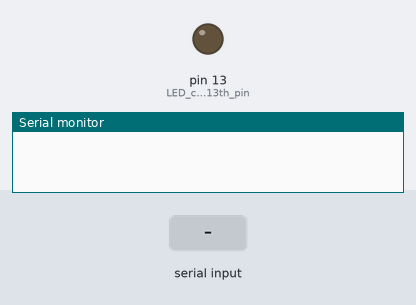
Bench run of a sketch on a simulated Arduino Uno, built with avr-gcc and run on an emulated ATmega328P. On the bench: output pins drawn as LEDs (lit = HIGH), the last lines printed to the serial monitor. The inputs (shaded band) are chosen by the test bench.

Above: at 1.2 s.
1.3 s: "turn on" received over the second serial link
At 2.0 s:
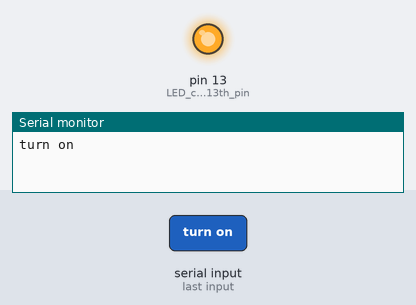
2.8 s: "turn off" received over the second serial link
At 3.5 s:
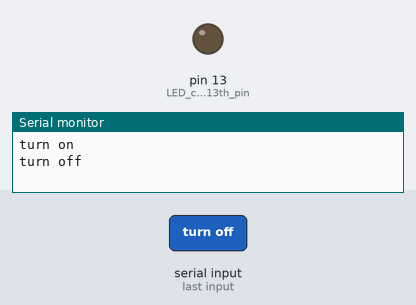
Timing chart, 0 to 5.8 s (numbered marks = the images above; inputs shaded):
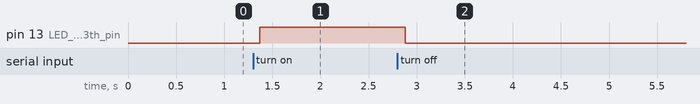

The sketch:

mit_code.ino
```cpp
#include <SoftwareSerial.h>


SoftwareSerial BT(10, 11); //TX, RX respetively
String state;// string to store incoming message from bluetooth


void setup() {
 BT.begin(9600);// bluetooth serial communication will happen on pin 10 and 11
 Serial.begin(9600); // serial communication to check the data on serial monitor
  pinMode(13, OUTPUT); // LED connected to 13th pin


}
//-----------------------------------------------------------------------//
void loop() {
  while (BT.available()){  //Check if there is an available byte to read
  delay(10); //Delay added to make thing stable
  char c = BT.read(); //Conduct a serial read
  state += c; //build the string- either "On" or "off"
  }
  if (state.length() > 0) {
    Serial.println(state);


  if(state == "turn on")
  {
    digitalWrite(13, HIGH);

      }

  else if(state == "turn off")
  {
    digitalWrite(13, LOW);
     }


state ="";}} //Reset the variable
```

Measured:
- after the input at 1.3 s, pin 13 (LED_connected_to_13th_pin): LOW → HIGH after 0.07 s
- after the input at 2.8 s, pin 13 (LED_connected_to_13th_pin): HIGH → LOW after 0.08 s
